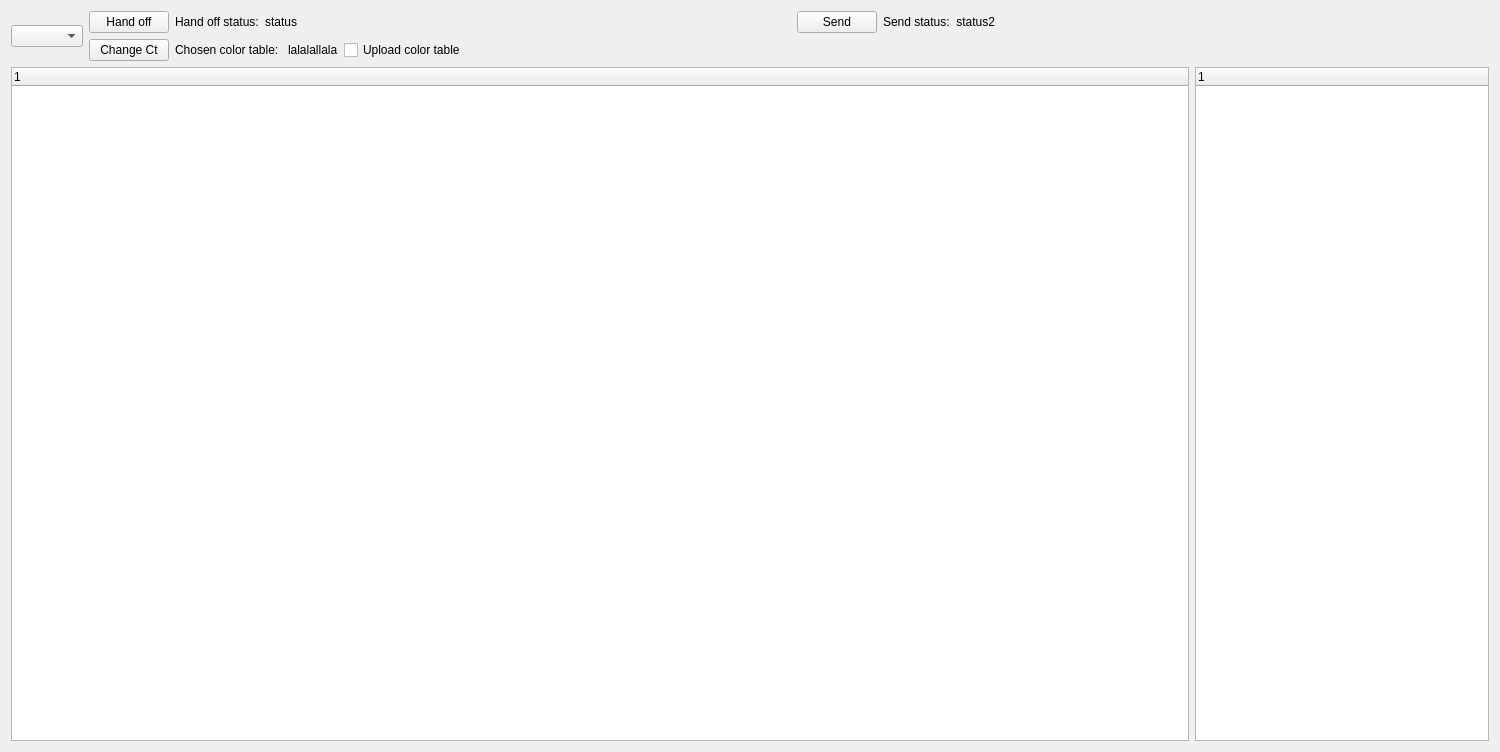
<?xml version="1.0" encoding="UTF-8"?>
<ui version="4.0">
 <class>XMLHandler</class>
 <widget class="QWidget" name="XMLHandler">
  <property name="geometry">
   <rect>
    <x>0</x>
    <y>0</y>
    <width>1500</width>
    <height>752</height>
   </rect>
  </property>
  <property name="windowTitle">
   <string>Form</string>
  </property>
  <layout class="QGridLayout" name="gridLayout">
   <item row="0" column="0">
    <layout class="QVBoxLayout" name="verticalLayout_2">
     <item>
      <layout class="QHBoxLayout" name="horizontalLayout_4">
       <item>
        <widget class="QComboBox" name="XMLComboBox"/>
       </item>
       <item>
        <layout class="QVBoxLayout" name="verticalLayout">
         <item>
          <layout class="QHBoxLayout" name="horizontalLayout_3">
           <item>
            <widget class="QPushButton" name="pushHandOff">
             <property name="text">
              <string>Hand off</string>
             </property>
            </widget>
           </item>
           <item>
            <widget class="QLabel" name="handoff">
             <property name="text">
              <string>Hand off status:</string>
             </property>
            </widget>
           </item>
           <item>
            <widget class="QLabel" name="status">
             <property name="text">
              <string>status</string>
             </property>
             <property name="alignment">
              <set>Qt::AlignRight|Qt::AlignTrailing|Qt::AlignVCenter</set>
             </property>
            </widget>
           </item>
           <item>
            <spacer name="horizontalSpacer">
             <property name="orientation">
              <enum>Qt::Horizontal</enum>
             </property>
             <property name="sizeHint" stdset="0">
              <size>
               <width>40</width>
               <height>20</height>
              </size>
             </property>
            </spacer>
           </item>
           <item>
            <widget class="QPushButton" name="sendpb">
             <property name="text">
              <string>Send</string>
             </property>
            </widget>
           </item>
           <item>
            <widget class="QLabel" name="label">
             <property name="text">
              <string>Send status:</string>
             </property>
            </widget>
           </item>
           <item>
            <widget class="QLabel" name="status2">
             <property name="text">
              <string>status2</string>
             </property>
             <property name="alignment">
              <set>Qt::AlignRight|Qt::AlignTrailing|Qt::AlignVCenter</set>
             </property>
            </widget>
           </item>
           <item>
            <spacer name="horizontalSpacer_2">
             <property name="orientation">
              <enum>Qt::Horizontal</enum>
             </property>
             <property name="sizeHint" stdset="0">
              <size>
               <width>40</width>
               <height>20</height>
              </size>
             </property>
            </spacer>
           </item>
          </layout>
         </item>
         <item>
          <layout class="QHBoxLayout" name="horizontalLayout">
           <item>
            <widget class="QPushButton" name="changePb">
             <property name="text">
              <string>Change Ct</string>
             </property>
            </widget>
           </item>
           <item>
            <widget class="QLabel" name="label_2">
             <property name="text">
              <string>Chosen color table: </string>
             </property>
            </widget>
           </item>
           <item>
            <widget class="QLabel" name="ctLabel">
             <property name="text">
              <string>lalalallala</string>
             </property>
            </widget>
           </item>
           <item>
            <widget class="QCheckBox" name="ctCB">
             <property name="text">
              <string>Upload color table</string>
             </property>
            </widget>
           </item>
           <item>
            <spacer name="horizontalSpacer_3">
             <property name="orientation">
              <enum>Qt::Horizontal</enum>
             </property>
             <property name="sizeHint" stdset="0">
              <size>
               <width>40</width>
               <height>20</height>
              </size>
             </property>
            </spacer>
           </item>
          </layout>
         </item>
        </layout>
       </item>
      </layout>
     </item>
     <item>
      <layout class="QHBoxLayout" name="horizontalLayout_2" stretch="4,1">
       <item>
        <widget class="QTreeWidget" name="mainTree">
         <column>
          <property name="text">
           <string notr="true">1</string>
          </property>
         </column>
        </widget>
       </item>
       <item>
        <widget class="QTreeWidget" name="activitiesTree">
         <column>
          <property name="text">
           <string notr="true">1</string>
          </property>
         </column>
        </widget>
       </item>
      </layout>
     </item>
    </layout>
   </item>
  </layout>
 </widget>
 <resources/>
 <connections/>
</ui>
